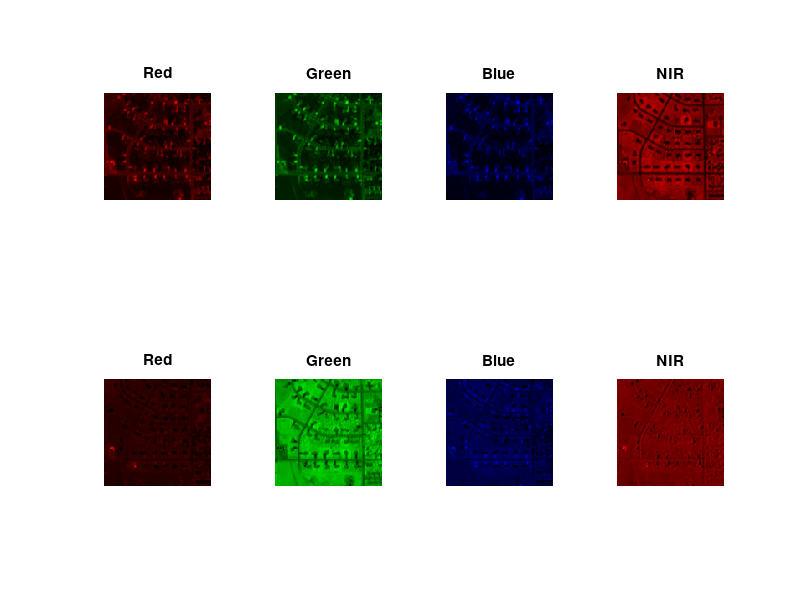
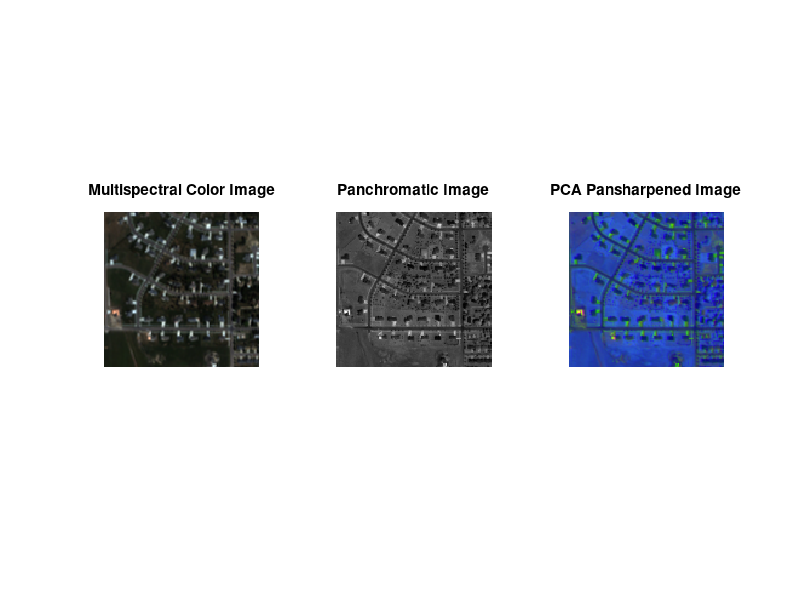
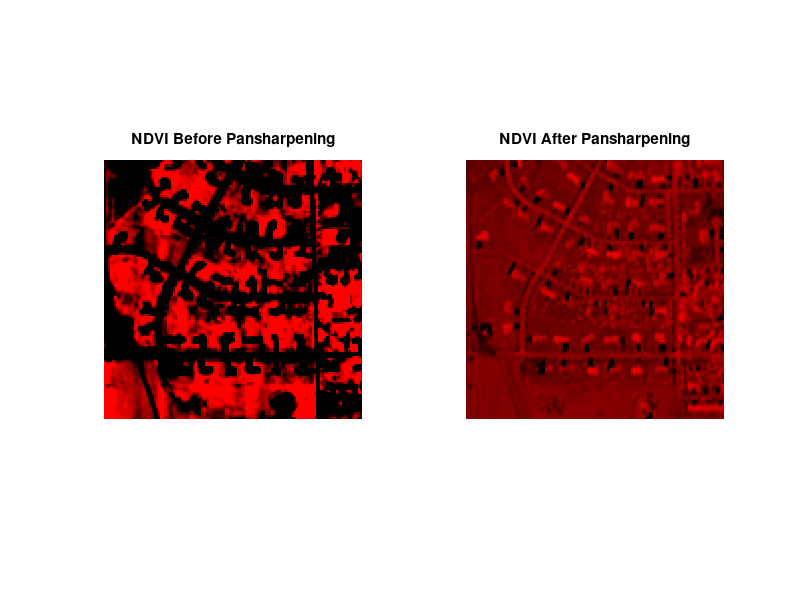
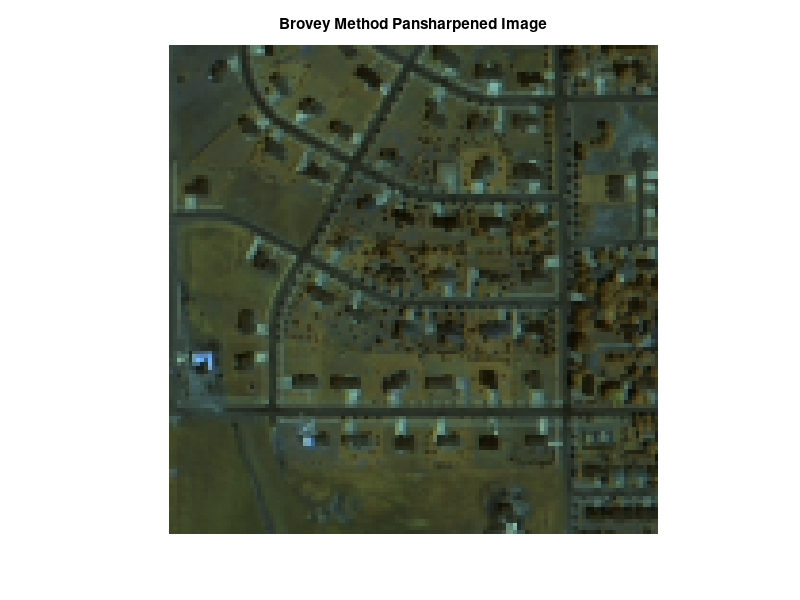

MATLAB code for these plots, in order:
close all

% Load the image dataset
load pan_IKONOS.mat;

pan_IKONOS = struct2cell(load("pan_IKONOS.mat"));

% Combine the multispectral and panchromatic data
ms_data = struct2cell(load("ms_IKONOS.mat"));

panchromatic_image = pan_IKONOS{1, 1};

% Resize multispectral images to match panchromatic image size
[m, n] = size(panchromatic_image);
multispectral_images = cellfun(@(x) imresize(x, [m, n]), ms_data, 'UniformOutput', false);

% Combine multispectral images into a single matrix
multispectral_matrix = cell2mat(reshape(multispectral_images, 1, 1, []));

% Perform PCA on the multispectral images
mean_multispectral = mean(multispectral_matrix, 3);
centered_multispectral = multispectral_matrix - repmat(mean_multispectral, 1, 1, size(multispectral_matrix, 3));

% Reshape the centered_multispectral to a 2D matrix for PCA
reshaped_multispectral = reshape(centered_multispectral, [], size(centered_multispectral, 3));

%panchromatic_image = upsample_ms(panchromatic_image);

reshaped_multispectral(:, 1) = reshape(panchromatic_image, m*n, 1);

% Compute the covariance matrix using X^T*X
covariance_matrix_multispectral = (reshaped_multispectral' * reshaped_multispectral) / (size(reshaped_multispectral, 1) - 1);

% Perform PCA on the covariance matrix
[eigenvectors_multispectral, eigenvalues_multispectral] = eig(covariance_matrix_multispectral);

% Sort eigenvectors based on eigenvalues in descending order
[eigenvalues_multispectral, sorted_indices_multispectral] = sort(diag(eigenvalues_multispectral), 'descend');
eigenvectors_multispectral = eigenvectors_multispectral(:, sorted_indices_multispectral);

% Number of principal components to keep
num_components = 4;

% Use the first 'num_components' principal components for pansharpening
top_pcs_multispectral = eigenvectors_multispectral(:, 1:num_components);

% Pansharpening using the top principal components
pansharpened_components = reshape(reshaped_multispectral * top_pcs_multispectral, m, n, num_components);
pansharpened_image = sum(pansharpened_components, 4) + panchromatic_image;

NIR = rescale(multispectral_images{1, 1}(:,:,4));
R = rescale(multispectral_images{1, 1}(:,:,3));
G = rescale(multispectral_images{1, 1}(:,:,2));
B = rescale(multispectral_images{1, 1}(:,:,1));

NDVI = normalize(((NIR) - (R)) ./ ((NIR) + (R)));

NIR_P = rescale(pansharpened_components(:,:,4));
R_P = rescale(pansharpened_components(:,:,3));
G_P = rescale(pansharpened_components(:,:,2));
B_P = rescale(panchromatic_image);

NDVI_P = (NIR_P - R_P) ./ (NIR_P + R_P);


figure;
subplot(2, 4, 1);
imshow(cat(3, R, zeros(m, n), zeros(m, n)));
title(['Red']);
subplot(2, 4, 2);
imshow(cat(3, zeros(m, n), G, zeros(m, n)));
title(['Green']);
subplot(2, 4, 3);
imshow(cat(3, zeros(m, n), zeros(m, n), B));
title(['Blue']);
subplot(2, 4, 4);
imshow(cat(3, NIR, zeros(m, n), zeros(m, n)));
title(['NIR']);
subplot(2, 4, 5);
imshow(cat(3, R_P, zeros(m, n), zeros(m, n)));
title(['Red']);
subplot(2, 4, 6);
imshow(cat(3, zeros(m, n), G_P, zeros(m, n)));
title(['Green']);
subplot(2, 4, 7);
imshow(cat(3, zeros(m, n), zeros(m, n), B_P));
title(['Blue']);
subplot(2, 4, 8);
imshow(cat(3, NIR_P, zeros(m, n), zeros(m, n)));
title(['NIR']);

figure;
subplot(1, 3, 1);
imshow(uint8(rescale(cat(3, R, G, B), 0, 255)));
title(['Multispectral Color Image']);
subplot(1, 3, 2);
imshow(panchromatic_image, []);
title(['Panchromatic Image']);
subplot(1, 3, 3);
imshow((uint8(rescale(cat(3, R_P, B_P, G_P), 0, 255))));
title(['PCA Pansharpened Image']);

figure;
subplot(1, 2, 1);
imshow(cat(3, NDVI, zeros(m, n), zeros(m,n)), []);
title(['NDVI Before Pansharpening'])
subplot(1, 2, 2);
imshow(cat(3, NDVI_P, zeros(m, n), zeros(m,n)));
title(['NDVI After Pansharpening']);


% -------------------------------------------------------------------------

multispectral_bands = multispectral_images{1,1};
denominator = multispectral_bands(:,:,1) + multispectral_bands(:,:,2) + multispectral_bands(:,:,3);

fused_band1 = (multispectral_bands(:,:,1).*panchromatic_image)./denominator;
fused_band2 = (multispectral_bands(:,:,2).*panchromatic_image)./denominator;
fused_band3 = (multispectral_bands(:,:,3).*panchromatic_image)./denominator;

fused_image = uint8(rescale(cat(3, fused_band1, fused_band2, fused_band3), 0, 255));
figure;
imshow(fused_image);
title(['Brovey Method Pansharpened Image'])
